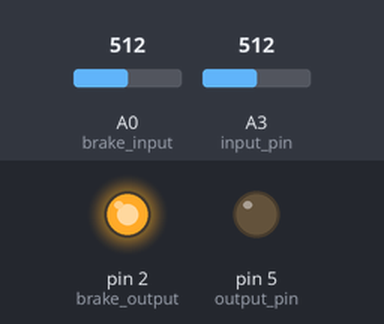
The sketch below on a simulated Arduino Uno, built with avr-gcc and run on an emulated ATmega328P. Parts: output pins drawn as LEDs (lit = HIGH). Inputs (shaded band) come from the test bench; at power-on: A0 (brake_input) = 512, A3 (input_pin) = 512.

Above: at 3.8 s.
3.9 s: A0 (brake_input) set to 484
At 4.6 s:
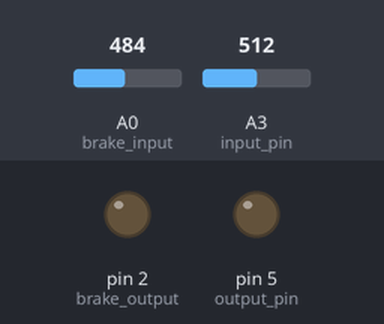
5.4 s: A0 (brake_input) set to 510
At 5.7 s:
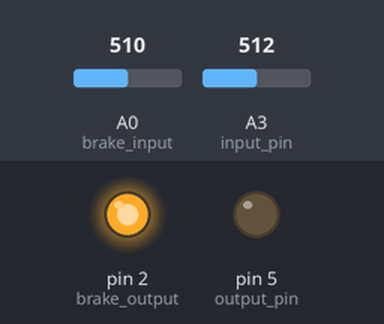
6.9 s: A0 (brake_input) set to 490
At 8.1 s:
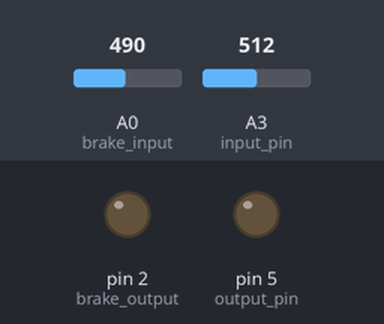
Timing chart, 0 to 9.9 s (numbered marks = the images above; inputs shaded):
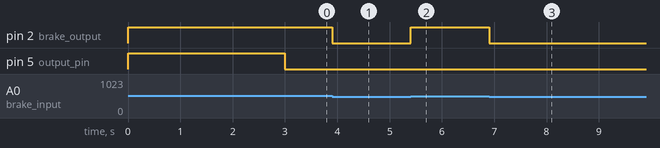

Measured:
- the behaviour switches between 501 and 500 on A0 (brake_input) (found by bisection; images 0 and 1)
- after the input at 3.9 s, pin 2 (brake_output): HIGH → LOW at once
- after the input at 5.4 s, pin 2 (brake_output): LOW → HIGH at once
- after the input at 6.9 s, pin 2 (brake_output): HIGH → LOW at once

The sketch:

RTDS_arduino_code.ino
```cpp
const int brake_input = A0;
const int input_pin = A3;
#define brake_output  2
#define output_pin  5
int i=0;

void setup(){
    Serial.begin( 9600 );
    pinMode(brake_output, OUTPUT);
    pinMode(output_pin, OUTPUT);
}

void loop(){
    float value1;
    float value2;

    value1 = 0;
    value2 = 0;
    value1 = analogRead( brake_input );
    value2 = analogRead( input_pin );


    if(value1>500)
    {
      digitalWrite(brake_output, HIGH);
    }
    else
    {
      digitalWrite(brake_output, LOW);
    }


    if(value2>500 && i==0)
    {
      digitalWrite(output_pin, HIGH);
      delay(3000);
      digitalWrite(output_pin, LOW);
      i=i+1;
    }
    else
    {
      digitalWrite(output_pin, LOW);
    }
}
```
